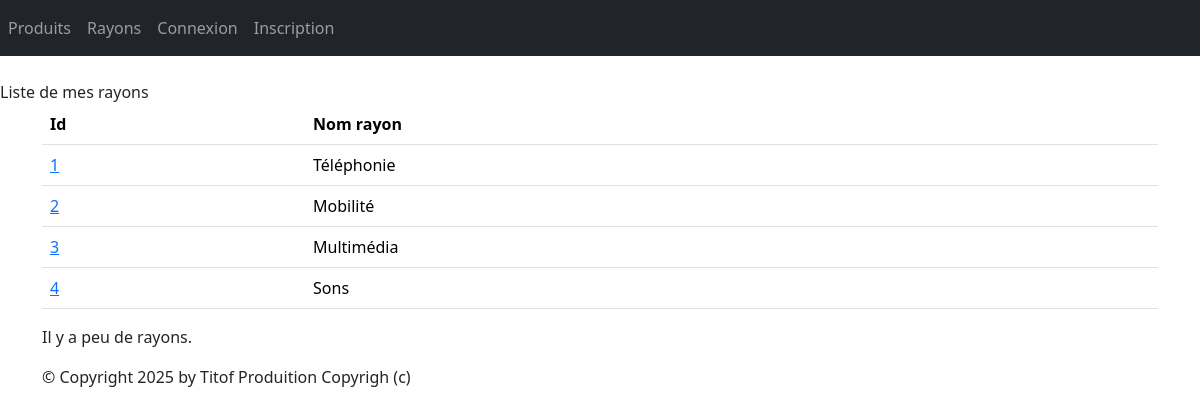
Screenshot of /monApp/rayons with the database file from the repository.
### monApp/models.py (models this page shows, shortened)
class Rayon(models.Model):
	refRayon = models.AutoField(primary_key=True)
	nomRayon = models.CharField(max_length=100,default="")

### monApp/views.py (the view)
# urls.py: path("rayons",views.RayonsListView.as_view(),name="lst_rayons"),
class RayonsListView(ListView):
    model = Rayon
    template_name = "monApp/list_rayons.html"
    context_object_name = "rayons"
    def get_queryset(self ) :
        return Rayon.objects.all()
    def get_context_data(self, **kwargs):
        context = super(RayonsListView, self).get_context_data(**kwargs)
        context['titremenu'] = "Liste de mes rayons"
        return context

### monApp/templates/monApp/list_rayons.html
{% extends 'monApp/base.html' %}
{% block menu %}
    {{titremenu}}
{% endblock %}
{% block contenu %}
    <table class="table">
        <thead>
            <tr>
                <th>Id</th>
                <th>Nom rayon</th>
            </tr>
        </thead>
        <tbody>
            {% for rayon in rayons %}
                <tr>
                    <td><a href="{% url 'dtl_rayon' rayon.refRayon %}">{{ rayon.refRayon }}</a></td>
                    <td>{{ rayon.nomRayon }}</td>
                </tr>
            {% endfor %}
        </tbody>
    </table>
    <p>
        Il y a
        {% if rayons|length < 5 %}
            peu de
        {% elif rayons|length < 10 %}
            quelques
        {% else %}
            beaucoup de
        {% endif %}
        rayons.
    </p>
{% endblock %}

### rows the page displays
Rayon: refRayon "1", nomRayon "Téléphonie"
Rayon: refRayon "2", nomRayon "Mobilité"
Rayon: refRayon "3", nomRayon "Multimédia"
Rayon: refRayon "4", nomRayon "Sons"

### other values shown
{{ titremenu }} "Liste de mes rayons"
